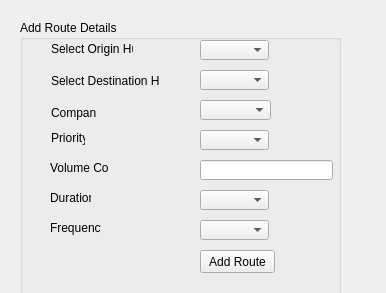
<?xml version="1.0" encoding="UTF-8"?>
<ui version="4.0">
 <class>Form</class>
 <widget class="QWidget" name="Form">
  <property name="geometry">
   <rect>
    <x>0</x>
    <y>0</y>
    <width>386</width>
    <height>293</height>
   </rect>
  </property>
  <property name="windowTitle">
   <string>Add Route</string>
  </property>
  <widget class="QGroupBox" name="groupBox">
   <property name="geometry">
    <rect>
     <x>20</x>
     <y>20</y>
     <width>321</width>
     <height>291</height>
    </rect>
   </property>
   <property name="title">
    <string>Add Route Details</string>
   </property>
   <widget class="QComboBox" name="cb_Origin">
    <property name="geometry">
     <rect>
      <x>180</x>
      <y>20</y>
      <width>69</width>
      <height>20</height>
     </rect>
    </property>
   </widget>
   <widget class="QLabel" name="label_2">
    <property name="geometry">
     <rect>
      <x>31</x>
      <y>21</y>
      <width>82</width>
      <height>16</height>
     </rect>
    </property>
    <property name="text">
     <string>Select Origin Hub</string>
    </property>
   </widget>
   <widget class="QComboBox" name="cb_Destination">
    <property name="geometry">
     <rect>
      <x>180</x>
      <y>50</y>
      <width>69</width>
      <height>20</height>
     </rect>
    </property>
   </widget>
   <widget class="QLabel" name="label_3">
    <property name="geometry">
     <rect>
      <x>31</x>
      <y>53</y>
      <width>108</width>
      <height>16</height>
     </rect>
    </property>
    <property name="text">
     <string>Select Destination Hub</string>
    </property>
   </widget>
   <widget class="QLabel" name="label_4">
    <property name="geometry">
     <rect>
      <x>31</x>
      <y>85</y>
      <width>45</width>
      <height>16</height>
     </rect>
    </property>
    <property name="text">
     <string>Company</string>
    </property>
   </widget>
   <widget class="QComboBox" name="cb_Company">
    <property name="geometry">
     <rect>
      <x>180</x>
      <y>80</y>
      <width>71</width>
      <height>20</height>
     </rect>
    </property>
   </widget>
   <widget class="QLabel" name="label_5">
    <property name="geometry">
     <rect>
      <x>31</x>
      <y>110</y>
      <width>34</width>
      <height>16</height>
     </rect>
    </property>
    <property name="text">
     <string>Priority</string>
    </property>
   </widget>
   <widget class="QComboBox" name="cb_Priority">
    <property name="geometry">
     <rect>
      <x>180</x>
      <y>110</y>
      <width>69</width>
      <height>20</height>
     </rect>
    </property>
   </widget>
   <widget class="QLineEdit" name="tb_Volume">
    <property name="geometry">
     <rect>
      <x>180</x>
      <y>140</y>
      <width>133</width>
      <height>20</height>
     </rect>
    </property>
   </widget>
   <widget class="QLabel" name="label_6">
    <property name="geometry">
     <rect>
      <x>30</x>
      <y>140</y>
      <width>58</width>
      <height>16</height>
     </rect>
    </property>
    <property name="text">
     <string>Volume Cost</string>
    </property>
   </widget>
   <widget class="QLabel" name="label_7">
    <property name="geometry">
     <rect>
      <x>30</x>
      <y>170</y>
      <width>41</width>
      <height>16</height>
     </rect>
    </property>
    <property name="text">
     <string>Duration</string>
    </property>
   </widget>
   <widget class="QComboBox" name="cb_Duration">
    <property name="geometry">
     <rect>
      <x>180</x>
      <y>170</y>
      <width>69</width>
      <height>20</height>
     </rect>
    </property>
   </widget>
   <widget class="QLabel" name="label_8">
    <property name="geometry">
     <rect>
      <x>30</x>
      <y>200</y>
      <width>51</width>
      <height>16</height>
     </rect>
    </property>
    <property name="text">
     <string>Frequency</string>
    </property>
   </widget>
   <widget class="QComboBox" name="cb_Frequency">
    <property name="geometry">
     <rect>
      <x>180</x>
      <y>200</y>
      <width>69</width>
      <height>20</height>
     </rect>
    </property>
   </widget>
   <widget class="QPushButton" name="bt_Add_Route">
    <property name="geometry">
     <rect>
      <x>180</x>
      <y>230</y>
      <width>75</width>
      <height>23</height>
     </rect>
    </property>
    <property name="text">
     <string>Add Route</string>
    </property>
   </widget>
  </widget>
 </widget>
 <resources/>
 <connections/>
</ui>
